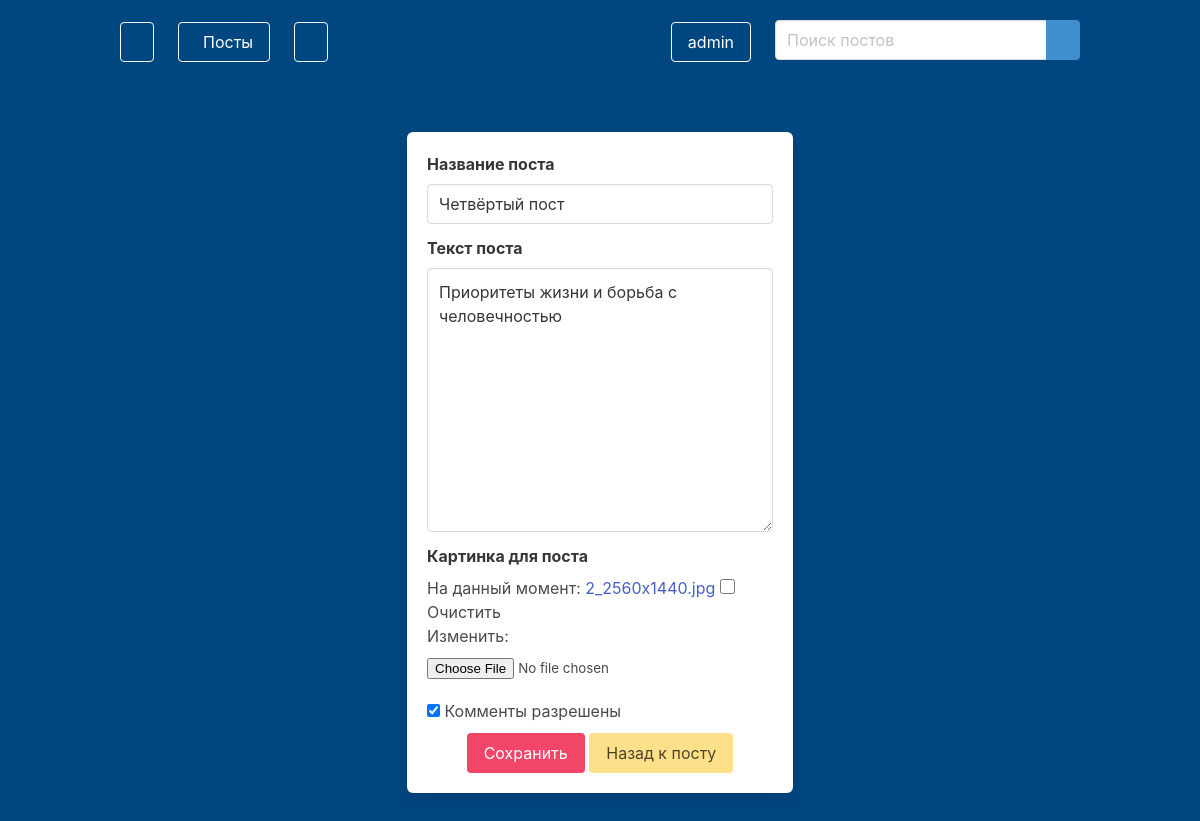
The app's page /blog/edit/Четвёртый пост19/ (signed in) with its own data.
### blog/models.py (models this page shows, shortened)
class Post(models.Model):
    title = models.CharField(max_length=255)
    text = models.TextField()
    slug = models.SlugField(unique=True)
    date = models.DateField(auto_now=True)
    author = models.ForeignKey(User, on_delete=models.CASCADE)
    image = models.ImageField(default='image.jpg', blank=True)
    likes = models.ManyToManyField(User, related_name='likes', blank=True)
    dislikes = models.ManyToManyField(User, related_name='dislikes', blank=True)
    views = models.ManyToManyField(User, related_name='views', blank=True)
    saved = models.ManyToManyField(User, related_name='saved', blank=True)
    favorite = models.ManyToManyField(User, related_name='favorite', blank=True)
    comments_allowed = models.BooleanField(default=True)

### blog/views.py (the view)
# urls.py: path('edit/<slug>/', views.edit_post, name='edit_post'),
@login_required(login_url='/users/log_in')
def edit_post(request, slug):
    post_data = Post.objects.get(slug=slug)
    if request.user != post_data.author:
        return render(request, 'error.html', {'message': 'редактирование', 'object': 'поста'})
    form = PostForm(request.POST or None, request.FILES or None, instance=post_data)
    if form.is_valid():
        form.save()
        return redirect('blog:post', slug=slug)
    return render(request, 'edit_post.html', {'form': form, 'post': post_data})

### blog/forms.py
class PostForm(forms.ModelForm):
    title = forms.CharField(widget=forms.TextInput(attrs={'class': 'input', 'placeholder': 'Название поста'}), label='Название поста')
    text = forms.CharField(widget=forms.Textarea(attrs={'class': 'textarea', 'size': 40, 'placeholder': 'Напишите текст поста'}), label='Текст поста')
    image = forms.ImageField(label='Картинка для поста', required=False)
    comments_allowed = forms.BooleanField(label='Комменты разрешены', widget=forms.CheckboxInput(), required=False)
    class Meta:
        model = Post
        fields = ['title', 'text', 'image', 'comments_allowed']

### blog/templates/edit_post.html (shortened to what this page needs)
{% extends 'base_layout.html' %}
{% load static from static %}
{% block content %}
<div class="container">
    <div class="columns is-centered">
        <div class="column is-5">
            <form method="post" class="box" enctype="multipart/form-data">
                {% for field in form  %}
                    <div class="field">
                        {% if field.name != 'comments_allowed' %}
                        <label for="{{field.id_for_label}}" class="label">
                            {{field.label}}
                        </label>
                        {{field}}
                        {% else %}
                        <label for="{{field.id_for_label}}" class="checkbox">
                            {{field}}
                            {{field.label}}
                        </label>
                        {% endif %}
                    </div>
                {% endfor %}
                <div class="has-text-centered">
                    <button class="button is-danger">Сохранить</button>
                    <a class="button is-warning" href="{% url 'blog:post' post.slug %}">
                        Назад к посту
                    </a>
                </div>
            </form>
        </div>
    </div>
</div>
{% endblock %}

### blog/templates/base_layout.html (shortened to what this page needs)
{% load static from static %}
<html lang="en">
<head>
    <link rel="stylesheet" href="{% static 'bulma.css' %}">
    <link rel="stylesheet" href="{% static 'style.css' %}">
</head>
<body>
<section class="hero is-fullheight" style="background-color: rgb(0, 70, 128);">
    {% if user.is_authenticated %}
        <div class="hero-head">
            <nav class="navbar">
                <div class="container">
                    <div id="navbarMenuHeroA" class="navbar-menu">
                        <div class="navbar-start">
                            <div class="navbar-brand">
                                <a href="{% url 'blog:home' %}" class="navbar-item">
                                    <button class="button is-info is-outlined is-inverted">
                                    </button>
                                </a>
                            </div>
                            <div class="navbar-item">
                                <div class="dropdown is-hoverable">
                                    <div class="dropdown-trigger">
                                        <button class="button is-info is-outlined is-inverted">
                                            Посты
                                        </button>
                                    </div>
                                </div>
                            </div>
                            <div class="navbar-item">
                                <div class="dropdown is-hoverable">
                                    <div class="dropdown-trigger">
                                        <button class="button is-info is-outlined is-inverted">
                                        </button>
                                    </div>
                                </div>
                            </div>
                        </div>
                        <div class="navbar-end">
                            <span class="navbar-item">
                                <div class="dropdown is-hoverable">
                                <div class="dropdown-trigger">
                                    <button class="button is-info is-outlined is-inverted" aria-haspopup="true" aria-controls="dropdown-menu">
                                        {{ request.user }}
                                    </button>
                                </div>
                            </div>
                            </span>
                            <span class="navbar-item mt-3">
                                <form class="field has-addons" method="get">
                                        <div class="control">
                                            <input class="input" type="text" name="search" placeholder="Поиск постов">
                                        </div>
                                        <div class="control">
                                            <a class="button is-info">
                                            </a>
                                        </div>
                                </form>
                            </span>
                        </div>
                    </div>
                </div>
            </nav>
        </div>
    {% elif request.path == '/blog/home/' %}
        <div class="has-text-right p-2">
            <a href="{% url 'users:log_in' %}" class="button is-info is-outlined in-inverted">
                Войти
            </a>
        </div>
    {% endif %}
    <div class="hero-body">
        {% block content %}
        {% endblock %}
    </div>
</section>
</body>
</html>

### static/style.css (style rules this page uses)
#id_image { width: 100%; margin: 10px auto; }
input:not([type=checkbox]) { width: 100%; }
#image-clear_id { width: 15px; height: 15px; }

### records on screen
Post: form "Четвёртый пост" "Приоритеты жизни и борьба с человечностью", form "☑"

### other values on screen
{{ request.user }} "admin"
{{ field.label }} "Название поста" "Текст поста" "Картинка для поста"
{{ field.label }} "Комменты разрешены"
